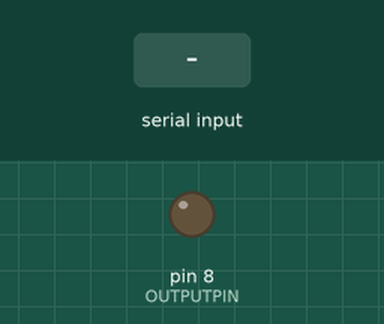
This sketch was run on a simulated Arduino Uno, built with avr-gcc and run on an emulated ATmega328P. Shown: output pins drawn as LEDs (lit = HIGH). The inputs (shaded band) are chosen by the test bench.

Above: at 1.2 s.
1.3 s: "c" received over Serial
4.3 s: "f" received over Serial
At 4.7 s:
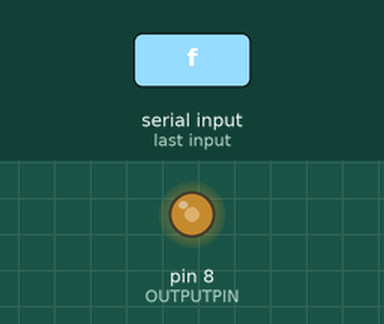
Timing chart, 0 to 7.3 s (numbered marks = the images above; inputs shaded):
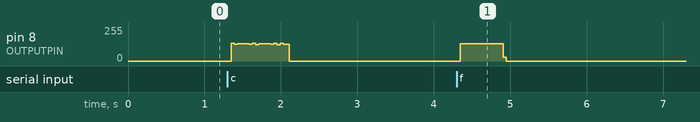

Measured:
- after the input at 4.3 s, pin 8 (OUTPUTPIN): 0/255 → 128/255 after 0.05 s, → 0/255 0.56 s later

The sketch:

Keyboard_Piano_Speaker.ino
```cpp
// CS3514 - C Programming for Microcontrollers
// Lab 3

// Update your program to read in characters from the serial monitor
// running on the PC and sound the corresponding note and use the
// space character to represents a period of silence.

// Colin Kelleher - 117303363
// 14-10-2019

#define MIDDLE_C 1911
#define D 1702
#define E 1517
#define F 1432
#define G 1276
#define A 1136
#define B 1012
#define HIGH_C 956

#define OUTPUTPIN 8

char input = ' ';
void setup() {
  // put your setup code here, to run once:
    pinMode(OUTPUTPIN, OUTPUT);
    Serial.begin(9600);
}

int play(float d){
  for (int i = 0; i < 200; i++){
    digitalWrite(OUTPUTPIN, HIGH);
    delayMicroseconds(d);
    digitalWrite(OUTPUTPIN, LOW);
    delayMicroseconds(d);
  }
  return 1;
}

void loop() {
  // put your main code here, to run repeatedly:
  input = Serial.read();
  if ((input == ' ') ) {
    digitalWrite(OUTPUTPIN, LOW);
  } else if((input == 'c')){
    play(MIDDLE_C);
  } else if((input == 'd')){
    play(D);
  } else if((input == 'e')){
    play(E);
  } else if((input == 'f')){
    play(F);
  } else if((input == 'g')){
    play(G);
  } else if((input == 'a')){
    play(A);
  } else if((input == 'b')){
    play(B);
  } else if((input == 'C')){
    play(HIGH_C);
  }
}
```
